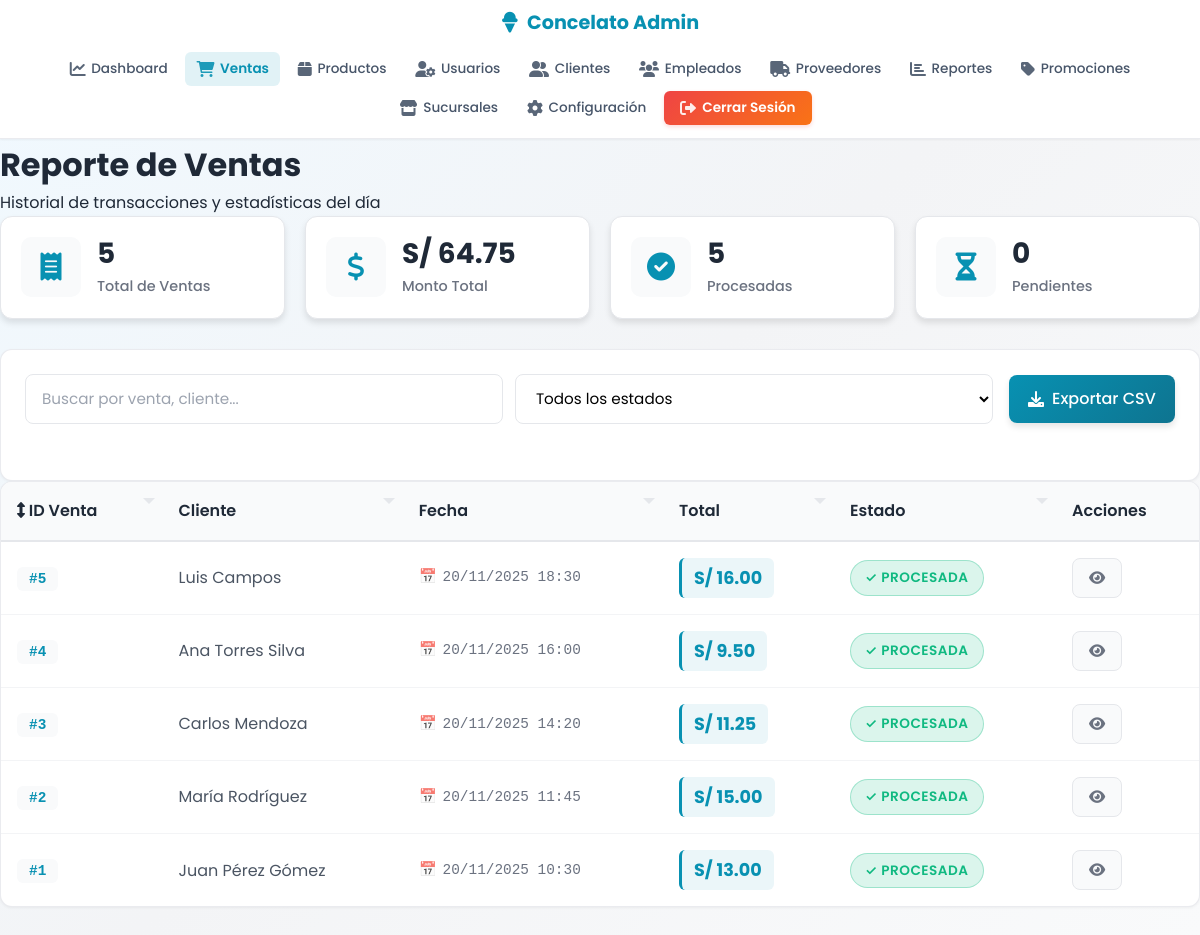
Page /paginas/admin/ventas.php (signed in) on the committed database.
### tables this page shows
CREATE TABLE `ventas` (
  `id_venta` int(11) NOT NULL AUTO_INCREMENT,
  `fecha` datetime NOT NULL DEFAULT current_timestamp(),
  `id_cliente` int(11) DEFAULT NULL,
  `id_vendedor` int(11) DEFAULT NULL,
  `total` decimal(10,2) NOT NULL DEFAULT 0.00,
  `estado` enum('Pendiente','Procesada','Anulada') NOT NULL DEFAULT 'Procesada',
  `nota` text DEFAULT NULL,
  `id_sucursal` int(11) DEFAULT 1,
  `id_cupon` int(11) DEFAULT NULL,
  `descuento_cupon` decimal(10,2) DEFAULT 0.00,
  PRIMARY KEY (`id_venta`),
  KEY `idx_fecha` (`fecha`),
  KEY `id_cliente` (`id_cliente`),
  KEY `id_vendedor` (`id_vendedor`),
  KEY `id_sucursal` (`id_sucursal`),
  KEY `idx_ventas_estado_fecha` (`estado`,`fecha`),
  KEY `idx_id_cupon` (`id_cupon`),
  CONSTRAINT `ventas_ibfk_1` FOREIGN KEY (`id_cliente`) REFERENCES `clientes` (`id_cliente`) ON DELETE SET NULL ON UPDATE CASCADE,
  CONSTRAINT `ventas_ibfk_2` FOREIGN KEY (`id_vendedor`) REFERENCES `vendedores` (`id_vendedor`) ON DELETE SET NULL ON UPDATE CASCADE,
  CONSTRAINT `ventas_ibfk_cupon` FOREIGN KEY (`id_cupon`) REFERENCES `cupones` (`id_cupon`) ON DELETE SET NULL,
  CONSTRAINT `ventas_ibfk_sucursal` FOREIGN KEY (`id_sucursal`) REFERENCES `sucursales` (`id_sucursal`) ON DELETE SET NULL ON UPDATE CASCADE
);

CREATE TABLE `clientes` (
  `id_cliente` int(11) NOT NULL AUTO_INCREMENT,
  `nombre` varchar(120) NOT NULL,
  `dni` char(12) DEFAULT NULL,
  `telefono` varchar(30) DEFAULT NULL,
  `direccion` varchar(200) DEFAULT NULL,
  `correo` varchar(150) DEFAULT NULL,
  `fecha_registro` date DEFAULT curdate(),
  `nota` text DEFAULT NULL,
  PRIMARY KEY (`id_cliente`),
  UNIQUE KEY `dni` (`dni`)
);

### paginas/admin/ventas.php (the view, shortened to what this page needs)
<?php
include_once($_SERVER['DOCUMENT_ROOT'] . '/heladeriacg/conexion/clientes_db.php');
$query = "
    SELECT v.*, c.nombre as cliente_nombre
    FROM ventas v
    LEFT JOIN clientes c ON v.id_cliente = c.id_cliente
";
$query .= " ORDER BY v.fecha DESC";
$stmt_ventas = $pdo->prepare($query);
$stmt_ventas->execute();
$ventas = $stmt_ventas->fetchAll(PDO::FETCH_ASSOC);
$stmt_stats = $pdo->prepare("
    SELECT
        COUNT(*) as total_ventas,
        SUM(total) as monto_total,
        AVG(total) as monto_promedio,
        COUNT(CASE WHEN estado = 'Procesada' THEN 1 END) as procesadas,
        COUNT(CASE WHEN estado = 'Pendiente' THEN 1 END) as pendientes,
        COUNT(CASE WHEN estado = 'Anulada' THEN 1 END) as anuladas
    FROM ventas
    WHERE DATE(fecha) = CURDATE()
");
$stmt_stats->execute();
$stats = $stmt_stats->fetch(PDO::FETCH_ASSOC);
?>
<!DOCTYPE html>
<html lang="es">
<head>
    <link rel="stylesheet" href="/heladeriacg/css/admin/estilos_admin.css">
    <link rel="stylesheet" href="/heladeriacg/css/admin/navbar.css">
    <link rel="stylesheet" href="/heladeriacg/css/admin/ventas.css">
    <link rel="stylesheet" href="https://cdnjs.cloudflare.com/ajax/libs/font-awesome/6.0.0/css/all.min.css">
</head>
<body>
    <?php include 'includes/navbar.php'; ?>
    <main class="admin-container">
        <div class="page-header">
            <h1>Reporte de Ventas</h1>
            <p>Historial de transacciones y estadísticas del día</p>
        </div>
        <section class="dashboard-stats" aria-label="Estadísticas de ventas">
            <div class="stat-card">
                <div class="stat-icon">
                    <i class="fas fa-receipt"></i>
                </div>
                <div class="stat-info">
                    <h3><?php echo $stats['total_ventas'] ?? 0; ?></h3>
                    <p>Total de Ventas</p>
                </div>
            </div>
            <div class="stat-card">
                <div class="stat-icon">
                    <i class="fas fa-dollar-sign"></i>
                </div>
                <div class="stat-info">
                    <h3>S/ <?php echo number_format($stats['monto_total'] ?? 0, 2); ?></h3>
                    <p>Monto Total</p>
                </div>
            </div>
            <div class="stat-card">
                <div class="stat-icon">
                    <i class="fas fa-check-circle"></i>
                </div>
                <div class="stat-info">
                    <h3><?php echo $stats['procesadas'] ?? 0; ?></h3>
                    <p>Procesadas</p>
                </div>
            </div>
            <div class="stat-card">
                <div class="stat-icon">
                    <i class="fas fa-hourglass-half"></i>
                </div>
                <div class="stat-info">
                    <h3><?php echo $stats['pendientes'] ?? 0; ?></h3>
                    <p>Pendientes</p>
                </div>
            </div>
        </section>
        <div class="card">
            <div class="card-body">
                <div class="ventas-actions">
                    <div class="search-filter">
                        <input
                            type="search"
                            id="searchVenta"
                            class="search-input"
                            placeholder="Buscar por venta, cliente..."
                            aria-label="Buscar ventas"
                            data-filter-table="tablaVentas">
                        <select
                            id="filterEstado"
                            class="filter-select"
                            onchange="filterByStatus(this.value)"
                            aria-label="Filtrar por estado">
                            <option value="">Todos los estados</option>
                        </select>
                    </div>
                    <button class="action-btn export" onclick="exportToCSV('tablaVentas', 'ventas.csv')">
                        <i class="fas fa-download"></i> Exportar CSV
                    </button>
                </div>
            </div>
        </div>
        <div class="table-container">
            <table id="tablaVentas" class="ventas-table" role="table">
                        <thead>
                            <tr role="row">
                                <th role="columnheader" aria-sort="none" onclick="TableSorter.sortTable(this)">
                                    <i class="fas fa-arrows-alt-v"></i> ID Venta
                                </th>
                                <th role="columnheader" aria-sort="none">Cliente</th>
                                <th role="columnheader" aria-sort="none">Fecha</th>
                                <th role="columnheader" aria-sort="none">Total</th>
                                <th role="columnheader" aria-sort="none">Estado</th>
                                <th role="columnheader" aria-label="Acciones">Acciones</th>
                            </tr>
                        </thead>
                        <tbody>
                            <?php foreach ($ventas as $venta): ?>
                            <tr role="row" tabindex="0">
                                <td><span class="venta-id">#<?php echo $venta['id_venta']; ?></span></td>
                                <td><?php echo htmlspecialchars($venta['cliente_nombre'] ?? 'Cliente Anónimo'); ?></td>
                                <td><span class="venta-fecha"><?php echo date('d/m/Y H:i', strtotime($venta['fecha'])); ?></span></td>
                                <td><strong class="venta-total">S/ <?php echo number_format($venta['total'], 2); ?></strong></td>
                                <td>
                                    <span class="badge badge-<?php
                                        echo strtolower(str_replace(['á', 'é', 'í', 'ó', 'ú'], ['a', 'e', 'i', 'o', 'u'], $venta['estado']));
                                    ?>">
                                        <?php echo htmlspecialchars($venta['estado']); ?>
                                    </span>
                                </td>
                                <td>
                                    <button
                                        class="action-btn"
                                        onclick="verDetalleVenta(<?php echo $venta['id_venta']; ?>)"
                                        aria-label="Ver detalle de venta #<?php echo $venta['id_venta']; ?>">
                                        <i class="fas fa-eye"></i>
                                    </button>
                                </td>
                            </tr>
                            <?php endforeach; ?>
                        </tbody>
            </table>
        </div>
    </main>
</body>
</html>

### css/admin/navbar.css (style rules this page uses)
:root { --primary: #0891b2; --primary-dark: #0e7490; --primary-light: #06b6d4; --text-dark: #1f2937; --text-gray: #475569; --bg-light: #f9fafb; --white: #ffffff; --border: #e5e7eb; --danger: #ef4444; --danger-gradient: linear-gradient(135deg, #ef4444 0%, #f97316 100%); --shadow-sm: 0 1px 3px rgba(0, 0, 0, 0.08); --font-main: 'Poppins', -apple-system, BlinkMacSystemFont, 'Segoe UI', sans-serif; }

### css/admin/ventas.css (style rules this page uses)
:root { --primary: #0891b2; --primary-dark: #0e7490; --success: #10b981; --warning: #f59e0b; --danger: #ef4444; --info: #3b82f6; --light: #f9fafb; --light-2: #f3f4f6; --dark: #1f2937; --gray: #6b7280; --gray-light: #9ca3af; --border: #e5e7eb; --shadow-sm: 0 1px 2px rgba(0, 0, 0, 0.05); --shadow-md: 0 4px 6px rgba(0, 0, 0, 0.1); --shadow-lg: 0 10px 15px rgba(0, 0, 0, 0.1); --shadow-xl: 0 20px 25px rgba(0, 0, 0, 0.1); --transition: 0.3s ease; }
.dashboard-stats { display: grid; grid-template-columns: repeat(auto-fit, minmax(250px, 1fr)); gap: 20px; margin-bottom: 30px; animation: slideInDown 0.5s ease; }
.stat-card { background: white; border-radius: 12px; padding: 20px; display: flex; align-items: center; gap: 16px; box-shadow: var(--shadow-md); border: 1px solid var(--border); transition: all var(--transition); position: relative; overflow: hidden; }
.stat-card::before { content: ''; position: absolute; top: 0; left: 0; right: 0; height: 4px; background: linear-gradient(90deg, var(--primary), var(--primary-dark)); transform: scaleX(0); transform-origin: left; transition: transform var(--transition); }
.stat-icon { width: 60px; height: 60px; border-radius: 10px; display: flex; align-items: center; justify-content: center; font-size: 28px; background: var(--light); color: var(--primary); flex-shrink: 0; transition: all var(--transition); }
.stat-info { flex: 1; }
.stat-info h3 { margin: 0; font-size: 1.75rem; font-weight: 700; color: var(--dark); line-height: 1.2; }
.stat-info p { margin: 4px 0 0 0; color: var(--gray); font-size: 0.9rem; font-weight: 500; }
.ventas-table { width: 100%; }
.venta-id { background: var(--light); color: var(--primary); padding: 4px 12px; border-radius: 6px; font-weight: 600; font-size: 0.9rem; font-family: 'Monaco', 'Courier New', monospace; }
.venta-fecha { color: var(--gray); font-size: 0.9rem; display: flex; align-items: center; gap: 6px; }
.venta-fecha::before { content: '📅'; opacity: 0.7; }
.venta-total { color: var(--primary); font-size: 1.1rem; display: inline-block; padding: 6px 12px; background: rgba(8, 145, 178, 0.08); border-radius: 6px; border-left: 3px solid var(--primary); }
.badge { display: inline-block; padding: 6px 14px; border-radius: 20px; font-size: 0.85rem; font-weight: 600; text-transform: uppercase; letter-spacing: 0.5px; transition: all var(--transition); }
.badge-procesada { background: rgba(16, 185, 129, 0.15); color: var(--success); border: 1px solid rgba(16, 185, 129, 0.3); }
.badge-procesada::before { content: '✓ '; }
.ventas-actions { display: flex; gap: 16px; align-items: center; flex-wrap: wrap; justify-content: space-between; }
.search-filter { display: flex; gap: 12px; align-items: center; flex: 1; min-width: 300px; }
.search-input, .filter-select { padding: 10px 14px; border: 2px solid var(--border); border-radius: 8px; font-size: 0.95rem; font-family: inherit; transition: all var(--transition); background: white; }
.search-input { flex: 1; }
.search-input::placeholder { color: var(--gray-light); }
.filter-select { min-width: 200px; cursor: pointer; }
.action-btn { padding: 10px 16px; border: none; border-radius: 8px; font-size: 0.9rem; font-weight: 500; cursor: pointer; transition: all var(--transition); display: inline-flex; align-items: center; gap: 8px; min-height: 40px; min-width: 40px; justify-content: center; }
.action-btn.export { background: linear-gradient(135deg, var(--primary) 0%, var(--primary-dark) 100%); color: white; box-shadow: var(--shadow-md); }
.action-btn:not(.export) { background: var(--light); color: var(--gray); border: 1px solid var(--border); }

### rows in the picture
ventas: id_venta "5", id_cliente.nombre "Luis Campos", fecha "20/11/2025 18:30", total "16.00", estado "PROCESADA"
ventas: id_venta "4", id_cliente.nombre "Ana Torres Silva", fecha "20/11/2025 16:00", total "9.50", estado "PROCESADA"
ventas: id_venta "3", id_cliente.nombre "Carlos Mendoza", fecha "20/11/2025 14:20", total "11.25", estado "PROCESADA"
ventas: id_venta "2", id_cliente.nombre "María Rodríguez", fecha "20/11/2025 11:45", total "15.00", estado "PROCESADA"
ventas: id_venta "1", id_cliente.nombre "Juan Pérez Gómez", fecha "20/11/2025 10:30", total "13.00", estado "PROCESADA"

### other values in the picture
$stats['total_ventas'] "5"
$stats['monto_total'] "64.75"
$stats['procesadas'] "5"
$stats['pendientes'] "0"
